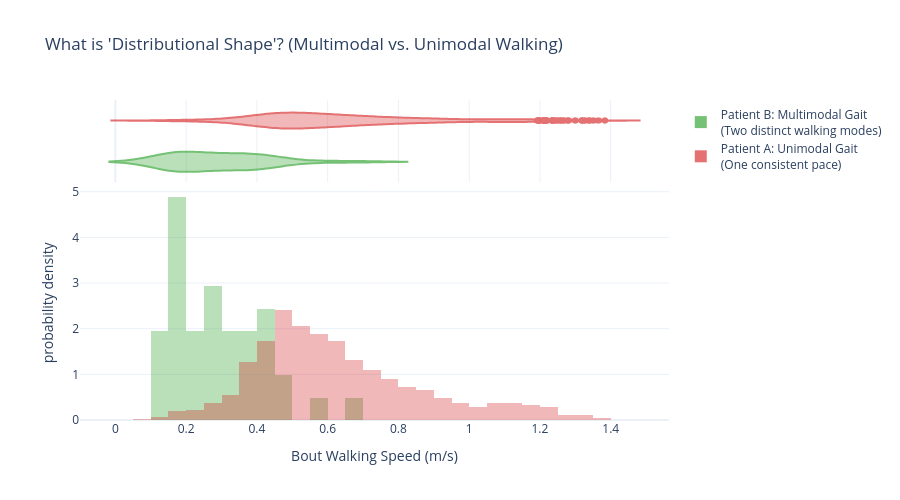

Source (notebook cell):
### Code cell
import plotly.express as px
import pandas as pd

# 1. Automatically find clinical exemplars using the summary metrics ('sub_id')
# Patient A: Lowest Dip Statistic (Most Unimodal/Normal)
unimodal_sub = summary.nsmallest(1, 'dist_speed_dip_stat')['sub_id'].values[0]
# Patient B: Highest Dip Statistic (Most Multimodal/Bifurcated)
multimodal_sub = summary.nlargest(1, 'dist_speed_dip_stat')['sub_id'].values[0]

# 2. Filter the bout-level data using 'subject_id'
exemplar_bouts = bouts[bouts['subject_id'].isin([unimodal_sub, multimodal_sub])].copy()

# 3. Create readable clinical labels
def label_subject(row):
    if row['subject_id'] == unimodal_sub:
        return f"Patient A: Unimodal Gait<br>(One consistent pace)"
    else:
        return f"Patient B: Multimodal Gait<br>(Two distinct walking modes)"

exemplar_bouts['Clinical Phenotype'] = exemplar_bouts.apply(label_subject, axis=1)

# 4. Plot the raw distributions
fig1 = px.histogram(
    exemplar_bouts, 
    x="speed", 
    color="Clinical Phenotype",
    barmode="overlay",
    histnorm='probability density',
    marginal="violin", # Adds a nice shape summary at the top
    title="What is 'Distributional Shape'? (Multimodal vs. Unimodal Walking)",
    labels={"speed": "Bout Walking Speed (m/s)"},
    color_discrete_sequence=['#2ca02c', '#d62728'] # Green for normal, Red for irregular
)

fig1.update_layout(template="plotly_white", height=500, legend_title_text="")
fig1.update_traces(opacity=0.65)
fig1.show()

### Figure 1 — Plotly figure (JSON) as saved in the notebook; plotly's stock layout.template omitted (floating-point values rounded to 4 significant figures; data arrays with more than 128 entries replaced by an {"elided": "..."} marker saying what was removed)
{"data": [{"bingroup": "x", "histnorm": "probability density", "hovertemplate": "Clinical Phenotype=Patient B: Multimodal Gait<br>(Two distinct walking modes)<br>Bout Walking Speed (m/s)=%{x}<br>probability density=%{y}<extra></extra>", "legendgroup": "Patient B: Multimodal Gait<br>(Two distinct walking modes)", "marker": {"color": "#2ca02c", "opacity": 0.5, "pattern": {"shape": ""}}, "name": "Patient B: Multimodal Gait<br>(Two distinct walking modes)", "orientation": "v", "showlegend": true, "x": [0.5904, 0.4108, 0.2794, 0.1714, 0.3999, 0.2811, 0.3959, 0.2257, 0.3425, 0.117, 0.1193, 0.2865, 0.403, 0.4087, 0.1614, 0.1844, 0.1674, 0.3979, 0.1684, 0.176, 0.1479, 0.4067, 0.3198, 0.1324, 0.2881, 0.4765, 0.2486, 0.191, 0.1604, 0.2748, 0.2171, 0.196, 0.6914, 0.2091, 0.2999, 0.169, 0.3349, 0.4239, 0.3493, 0.474, 0.3968], "xaxis": "x", "yaxis": "y", "type": "histogram", "opacity": 0.65}, {"hovertemplate": "Clinical Phenotype=Patient B: Multimodal Gait<br>(Two distinct walking modes)<br>Bout Walking Speed (m/s)=%{x}<extra></extra>", "legendgroup": "Patient B: Multimodal Gait<br>(Two distinct walking modes)", "marker": {"color": "#2ca02c"}, "name": "Patient B: Multimodal Gait<br>(Two distinct walking modes)", "scalegroup": "x", "showlegend": false, "x": [0.5904, 0.4108, 0.2794, 0.1714, 0.3999, 0.2811, 0.3959, 0.2257, 0.3425, 0.117, 0.1193, 0.2865, 0.403, 0.4087, 0.1614, 0.1844, 0.1674, 0.3979, 0.1684, 0.176, 0.1479, 0.4067, 0.3198, 0.1324, 0.2881, 0.4765, 0.2486, 0.191, 0.1604, 0.2748, 0.2171, 0.196, 0.6914, 0.2091, 0.2999, 0.169, 0.3349, 0.4239, 0.3493, 0.474, 0.3968], "xaxis": "x2", "yaxis": "y2", "type": "violin", "opacity": 0.65}, {"bingroup": "x", "histnorm": "probability density", "hovertemplate": "Clinical Phenotype=Patient A: Unimodal Gait<br>(One consistent pace)<br>Bout Walking Speed (m/s)=%{x}<br>probability density=%{y}<extra></extra>", "legendgroup": "Patient A: Unimodal Gait<br>(One consistent pace)", "marker": {"color": "#d62728", "opacity": 0.5, "pattern": {"shape": ""}}, "name": "Patient A: Unimodal Gait<br>(One consistent pace)", "orientation": "v", "showlegend": true, "x": {"elided": "2313 float values"}, "xaxis": "x", "yaxis": "y", "type": "histogram", "opacity": 0.65}, {"hovertemplate": "Clinical Phenotype=Patient A: Unimodal Gait<br>(One consistent pace)<br>Bout Walking Speed (m/s)=%{x}<extra></extra>", "legendgroup": "Patient A: Unimodal Gait<br>(One consistent pace)", "marker": {"color": "#d62728"}, "name": "Patient A: Unimodal Gait<br>(One consistent pace)", "scalegroup": "x", "showlegend": false, "x": {"elided": "2313 float values"}, "xaxis": "x2", "yaxis": "y2", "type": "violin", "opacity": 0.65}], "layout": {"xaxis": {"anchor": "y", "domain": [0.0, 1.0], "title": {"text": "Bout Walking Speed (m/s)"}}, "yaxis": {"anchor": "x", "domain": [0.0, 0.7326], "title": {"text": "probability density"}}, "xaxis2": {"anchor": "y2", "domain": [0.0, 1.0], "matches": "x", "showticklabels": false, "showgrid": true}, "yaxis2": {"anchor": "x2", "domain": [0.7426, 1.0], "matches": "y2", "showticklabels": false, "showline": false, "ticks": "", "showgrid": false}, "legend": {"title": {"text": ""}, "tracegroupgap": 0}, "title": {"text": "What is 'Distributional Shape'? (Multimodal vs. Unimodal Walking)"}, "barmode": "overlay", "height": 500}}
